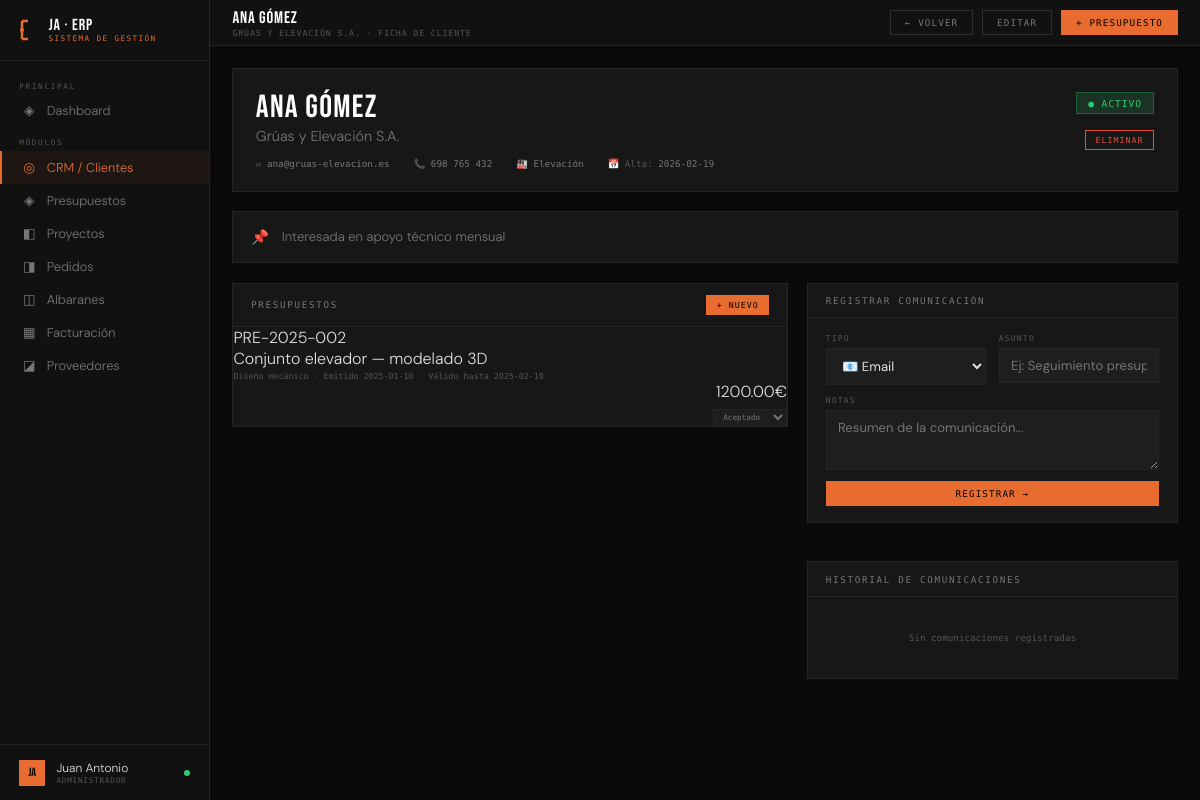
/cliente/2, run on the app's committed database.
### tables this page shows
CREATE TABLE clientes (
        id INTEGER PRIMARY KEY AUTOINCREMENT,
        nombre TEXT NOT NULL, empresa TEXT, email TEXT, telefono TEXT,
        sector TEXT, estado TEXT DEFAULT 'lead', notas TEXT,
        fecha_alta TEXT DEFAULT CURRENT_DATE);

CREATE TABLE presupuestos (
        id INTEGER PRIMARY KEY AUTOINCREMENT,
        cliente_id INTEGER, numero TEXT UNIQUE, descripcion TEXT,
        servicio TEXT, importe REAL, estado TEXT DEFAULT 'borrador',
        fecha_emision TEXT, fecha_validez TEXT, notas TEXT,
        FOREIGN KEY (cliente_id) REFERENCES clientes(id));

### app.py (the view)
@app.route('/cliente/<int:id>')
def cliente_detalle(id):
    conn = get_db()
    cliente = conn.execute('SELECT * FROM clientes WHERE id=?',(id,)).fetchone()
    presupuestos = conn.execute('SELECT * FROM presupuestos WHERE cliente_id=? ORDER BY fecha_emision DESC',(id,)).fetchall()
    comunicaciones = conn.execute('SELECT * FROM comunicaciones WHERE cliente_id=? ORDER BY fecha DESC',(id,)).fetchall()
    proyectos = conn.execute('SELECT * FROM proyectos WHERE cliente_id=? ORDER BY fecha_creacion DESC',(id,)).fetchall()
    conn.close()
    return render_template('cliente_detalle.html', cliente=cliente, presupuestos=presupuestos, comunicaciones=comunicaciones, proyectos=proyectos)

### app.py (called while the page is built)
def get_db():
    conn = sqlite3.connect(DB)
    conn.row_factory = sqlite3.Row
    return conn

@app.context_processor
def inject_globals():
    return {
        'today': date.today().isoformat(),
        'now': datetime.now().strftime('%b %Y'),
        'request': request,
    }

### templates/cliente_detalle.html (shortened to what this page needs)
{% extends "base.html" %}
{% block topbar %}
<div>
  <div class="topbar-title">{{ cliente.nombre|upper }}</div>
  <div class="topbar-sub">{{ cliente.empresa or 'Cliente' }} · Ficha de cliente</div>
</div>
<div class="topbar-right">
  <a href="/clientes" class="btn">← Volver</a>
  <a href="/cliente/{{ cliente.id }}/editar" class="btn">Editar</a>
  <a href="/presupuesto/nuevo/{{ cliente.id }}" class="btn btn-primary">+ Presupuesto</a>
</div>
{% endblock %}
{% block content %}
<div class="detail-header">
  <div>
    <div class="detail-name">{{ cliente.nombre }}</div>
    <div class="detail-company">{{ cliente.empresa or '' }}</div>
    <div class="detail-meta">
      {% if cliente.email %}<div class="detail-meta-item">✉ <span>{{ cliente.email }}</span></div>{% endif %}
      {% if cliente.telefono %}<div class="detail-meta-item">📞 <span>{{ cliente.telefono }}</span></div>{% endif %}
      {% if cliente.sector %}<div class="detail-meta-item">🏭 <span>{{ cliente.sector }}</span></div>{% endif %}
      <div class="detail-meta-item">📅 Alta: <span>{{ cliente.fecha_alta }}</span></div>
    </div>
  </div>
  <div style="display:flex;flex-direction:column;align-items:flex-end;gap:.8rem">
    {% if cliente.estado == 'activo' %}<span class="badge badge-green" style="font-size:.6rem;padding:.3rem .7rem">● Activo</span>
    {% elif cliente.estado == 'lead' %}<span class="badge badge-yellow" style="font-size:.6rem;padding:.3rem .7rem">● Lead</span>
    {% elif cliente.estado == 'inactivo' %}<span class="badge badge-muted" style="font-size:.6rem;padding:.3rem .7rem">● Inactivo</span>{% endif %}
    <form method="POST" action="/cliente/{{ cliente.id }}/eliminar" onsubmit="return confirm('¿Eliminar este cliente y todos sus datos?')">
      <button type="submit" class="btn btn-danger btn-sm">Eliminar</button>
    </form>
  </div>
</div>
{% if cliente.notas %}
<div class="panel" style="margin-bottom:1.2rem">
  <div class="panel-body" style="display:flex;gap:.8rem;align-items:flex-start">
    <span style="color:var(--accent);font-size:.9rem">📌</span>
    <span style="font-size:.82rem;color:var(--muted2)">{{ cliente.notas }}</span>
  </div>
</div>
{% endif %}
<div class="grid-60-40">
  <div>
    <div class="panel">
      <div class="panel-header">
        <span class="panel-title">Presupuestos</span>
        <a href="/presupuesto/nuevo/{{ cliente.id }}" class="btn btn-sm btn-primary">+ Nuevo</a>
      </div>
      {% if presupuestos %}
      <div>
        {% for p in presupuestos %}
        <div class="pre-item">
          <div class="pre-num">{{ p.numero }}</div>
          <div>
            <div class="pre-desc">{{ p.descripcion }}</div>
            <div style="font-family:var(--mono);font-size:.52rem;color:var(--muted);margin-top:.15rem">
              {{ p.servicio }} · Emitido {{ p.fecha_emision }} · Válido hasta {{ p.fecha_validez }}
            </div>
          </div>
          <div style="display:flex;flex-direction:column;align-items:flex-end;gap:.4rem">
            <div class="pre-amount">{{ "%.2f"|format(p.importe) }}€</div>
            <select class="badge-select" data-id="{{ p.id }}" onchange="cambiarEstado(this)"
              style="background:var(--card);border:1px solid var(--border);color:var(--muted2);font-family:var(--mono);font-size:.48rem;padding:.15rem .3rem;outline:none;">
              <option value="aceptado" {% if p.estado=='aceptado' %}selected{% endif %}>Aceptado</option>
            </select>
          </div>
        </div>
        {% endfor %}
      </div>
      {% else %}
      <div style="padding:2rem;text-align:center;font-family:var(--mono);font-size:.58rem;color:var(--muted)">
        Sin presupuestos todavía —
        <a href="/presupuesto/nuevo/{{ cliente.id }}" style="color:var(--accent)">crear el primero</a>
      </div>
      {% endif %}
    </div>
  </div>
  <div style="display:flex;flex-direction:column;gap:1.2rem">
    <div class="panel">
      <div class="panel-header"><span class="panel-title">Registrar comunicación</span></div>
      <div class="panel-body">
        <form method="POST" action="/comunicacion/nueva/{{ cliente.id }}">
          <div class="form-grid cols-2" style="margin-bottom:.7rem">
            <div class="form-field">
              <label class="form-label">Tipo</label>
              <select name="tipo" class="form-select">
                <option value="email">📧 Email</option>
              </select>
            </div>
            <div class="form-field">
              <label class="form-label">Asunto</label>
              <input name="asunto" class="form-input" placeholder="Ej: Seguimiento presupuesto" required/>
            </div>
          </div>
          <div class="form-field" style="margin-bottom:.7rem">
            <label class="form-label">Notas</label>
            <textarea name="contenido" class="form-textarea" placeholder="Resumen de la comunicación..." style="min-height:60px"></textarea>
          </div>
          <button type="submit" class="btn btn-primary" style="width:100%">Registrar →</button>
        </form>
      </div>
    </div>
    <div class="panel">
      <div class="panel-header"><span class="panel-title">Historial de comunicaciones</span></div>
      <div class="panel-body" style="padding:.7rem 1rem">
        {% if comunicaciones %}
        <div class="timeline">
          {% for com in comunicaciones %}
          <div class="tl-item">
            <div class="tl-dot {% if com.tipo == 'email' %}orange{% elif com.tipo in ['llamada','reunion'] %}green{% elif com.tipo == 'presupuesto' %}blue{% else %}muted{% endif %}"></div>
            <div class="tl-date">{{ com.fecha }}</div>
            <div class="tl-type">
              {% if com.tipo == 'email' %}📧 Email
              {% elif com.tipo == 'llamada' %}📞 Llamada
              {% elif com.tipo == 'reunion' %}🤝 Reunión
              {% elif com.tipo == 'whatsapp' %}💬 WhatsApp
              {% elif com.tipo == 'presupuesto' %}📄 Presupuesto
              {% else %}· {{ com.tipo }}{% endif %}
            </div>
            <div class="tl-text"><strong>{{ com.asunto }}</strong></div>
            {% if com.contenido %}<div class="tl-text" style="margin-top:.2rem">{{ com.contenido }}</div>{% endif %}
          </div>
          {% endfor %}
        </div>
        {% else %}
        <div style="text-align:center;font-family:var(--mono);font-size:.58rem;color:var(--muted);padding:1.5rem 0">
          Sin comunicaciones registradas
        </div>
        {% endif %}
      </div>
    </div>
  </div>
</div>
{% endblock %}

### templates/base.html (style rules this page uses)
:root { --bg:#0a0a0a;--surface:#111;--panel:#171717;--card:#1e1e1e; --border:#252525;--border2:#2e2e2e; --accent:#e86c2f;--accent2:#f0a500; --green:#2ecc71;--red:#e74c3c;--blue:#3498db;--yellow:#f39c12; --text:#e0e0e0;--muted:#555;--muted2:#777; --mono:'Share Tech Mono',monospace;--display:'Bebas Neue',sans-serif;--body:'DM Sans',sans-serif; }
*,*::before,*::after { box-sizing:border-box;margin:0;padding:0; }
html,body { height:100%;overflow:hidden; }
body { background:var(--bg);color:var(--text);font-family:var(--body);font-weight:300;display:flex; }
.topbar-title { font-family:var(--display);font-size:1.05rem;letter-spacing:.05em;color:#fff; }
.topbar-sub { font-family:var(--mono);font-size:.52rem;color:var(--muted);letter-spacing:.1em;text-transform:uppercase; }
.topbar-right { margin-left:auto;display:flex;align-items:center;gap:.6rem; }
.btn { font-family:var(--mono);font-size:.58rem;letter-spacing:.12em;text-transform:uppercase;padding:.38rem .85rem;border:1px solid var(--border2);background:transparent;color:var(--muted2);cursor:pointer;transition:all .15s;text-decoration:none;display:inline-block; }
.btn-primary { background:var(--accent);border-color:var(--accent);color:#000; }
.btn-danger { border-color:var(--red);color:var(--red); }
.btn-sm { padding:.25rem .6rem;font-size:.52rem; }
.panel { background:var(--panel);border:1px solid var(--border);margin-bottom:1.2rem; }
.panel-header { padding:.7rem 1.1rem;border-bottom:1px solid var(--border);display:flex;align-items:center;justify-content:space-between;gap:1rem; }
.panel-title { font-family:var(--mono);font-size:.58rem;letter-spacing:.18em;text-transform:uppercase;color:var(--muted2); }
.panel-body { padding:1rem 1.1rem; }
.badge { font-family:var(--mono);font-size:.48rem;letter-spacing:.1em;text-transform:uppercase;padding:.18rem .48rem;display:inline-block; }
.badge-green { background:rgba(46,204,113,.15);color:var(--green);border:1px solid rgba(46,204,113,.3); }
.form-grid { display:grid;gap:.8rem;margin-bottom:.8rem; }
.form-grid.cols-2 { grid-template-columns:1fr 1fr; }
.form-field { display:flex;flex-direction:column;gap:.3rem; }
.form-label { font-family:var(--mono);font-size:.5rem;letter-spacing:.15em;text-transform:uppercase;color:var(--muted); }
.form-input,.form-select,.form-textarea { background:var(--card);border:1px solid var(--border);color:var(--text);font-family:var(--body);font-size:.82rem;padding:.5rem .7rem;outline:none;transition:border-color .15s;width:100%; }
.form-select option { background:var(--card); }
.form-textarea { resize:vertical;min-height:80px; }
.grid-60-40 { display:grid;grid-template-columns:1.5fr 1fr;gap:1.2rem; }
.detail-header { background:var(--panel);border:1px solid var(--border);padding:1.4rem;margin-bottom:1.2rem;display:flex;align-items:flex-start;justify-content:space-between;gap:1rem; }
.detail-name { font-family:var(--display);font-size:2rem;letter-spacing:.04em;color:#fff;line-height:1; }
.detail-company { font-size:.9rem;color:var(--muted2);margin-top:.2rem; }
.detail-meta { display:flex;gap:1.5rem;margin-top:.8rem;flex-wrap:wrap; }
.detail-meta-item { font-family:var(--mono);font-size:.58rem;color:var(--muted); }
.detail-meta-item span { color:var(--muted2); }

### data on the page
clientes: nombre "ANA GÓMEZ", empresa "GRÚAS Y ELEVACIÓN S.A.", nombre "Ana Gómez", empresa "Grúas y Elevación S.A.", email "ana@gruas-elevacion.es", telefono "698 765 432", sector "Elevación", fecha_alta "2026-02-19", notas "Interesada en apoyo técnico mensual"
presupuestos: numero "PRE-2025-002", descripcion "Conjunto elevador — modelado 3D", servicio "Diseño mecánico", fecha_emision "2025-01-10", fecha_validez "2025-02-10", importe "1200.00", estado+id "Aceptado"
